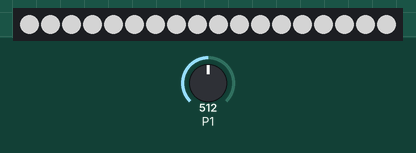
Bench run of a program on a simulated BBC micro:bit running MicroPython. Parts: 18 RGB LEDs in strip order, left to right. The inputs (shaded band) are chosen by the test bench; at power-on: P1 = 512 (analog values on the 0–1023 scale). Dim RGB values are drawn brighter than linear.

Above: at 1.2 s.
1.3 s: P1 set to 1023
At 2.1 s:
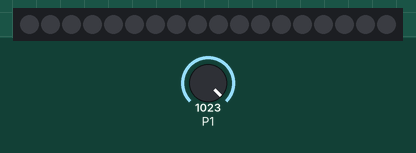
2.8 s: P1 set to 900
At 4.0 s:
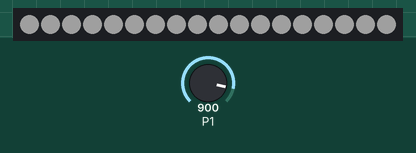
4.3 s: P1 set to 716
Timing chart, 0 to 7.3 s (numbered marks = the images above; inputs shaded):
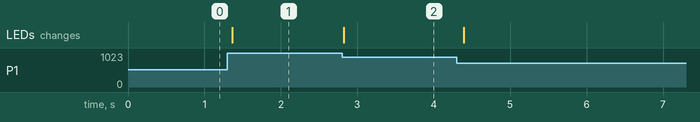

The program:

microbit-Photoresistor_Detection-2.py
```python
from microbit import *
import neopixel
np = neopixel.NeoPixel(pin5, 18)
np.clear()

while True:
    val1 = pin1.read_analog()
    val2 = int((val1/1023)*255)

    for pixel_id in range(0, len(np)):
        np[pixel_id] = (255 - val2, 255 - val2, 255 - val2)
        np.show()
    sleep(100)
```

Measured:
- after the input at 1.3 s, the LEDs: change after 0.06 s (image 1)
- after the input at 2.8 s, the LEDs: change at once (image 2)
